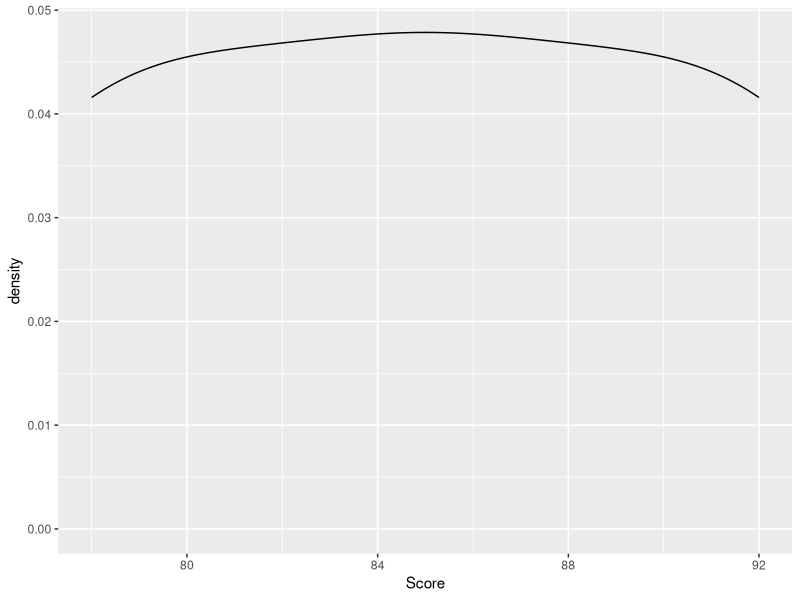

The R source for this figure:
# This script attempts to create a histogram using the geom_density function, which is not appropriate for histograms.

library(ggplot2)

data <- data.frame(
  Name = c("Alice", "Bob", "Charlie"),
  Score = c(85, 92, 78)
)

# Attempting to create a histogram
ggplot(data, aes(x = Score)) +
  geom_density()
